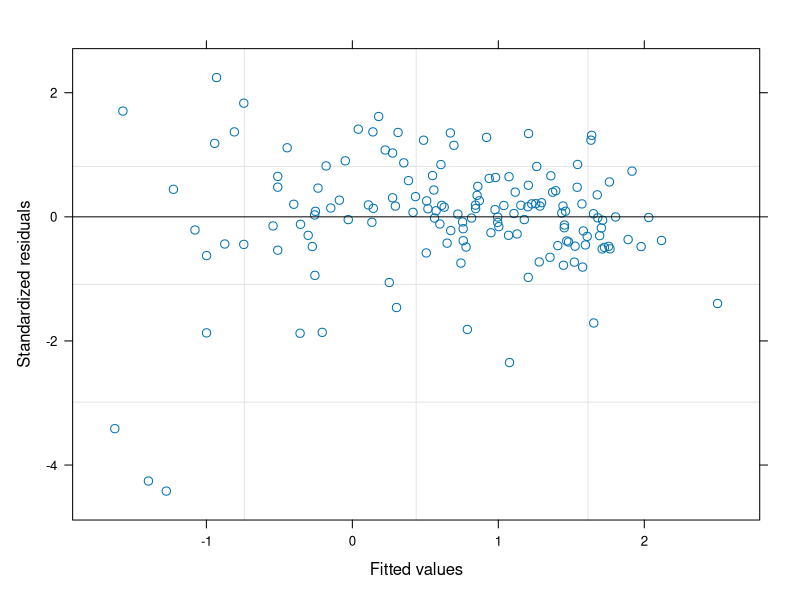
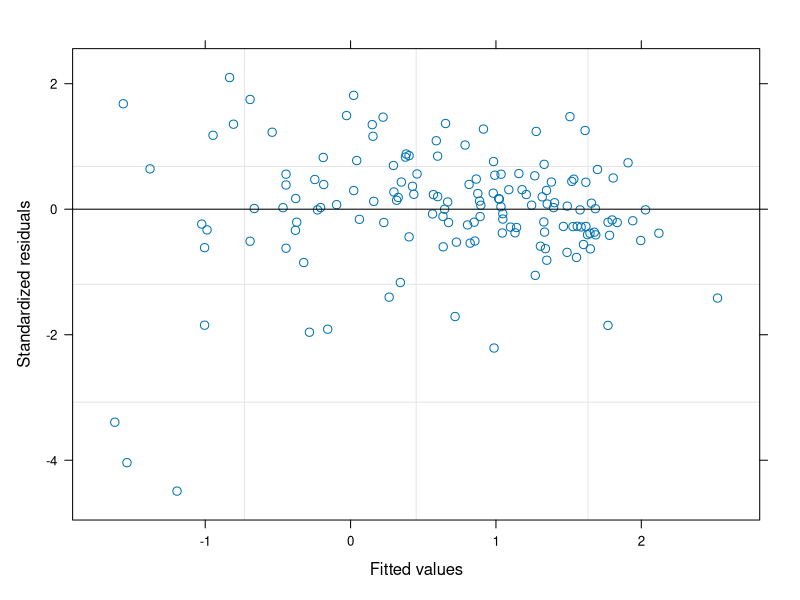
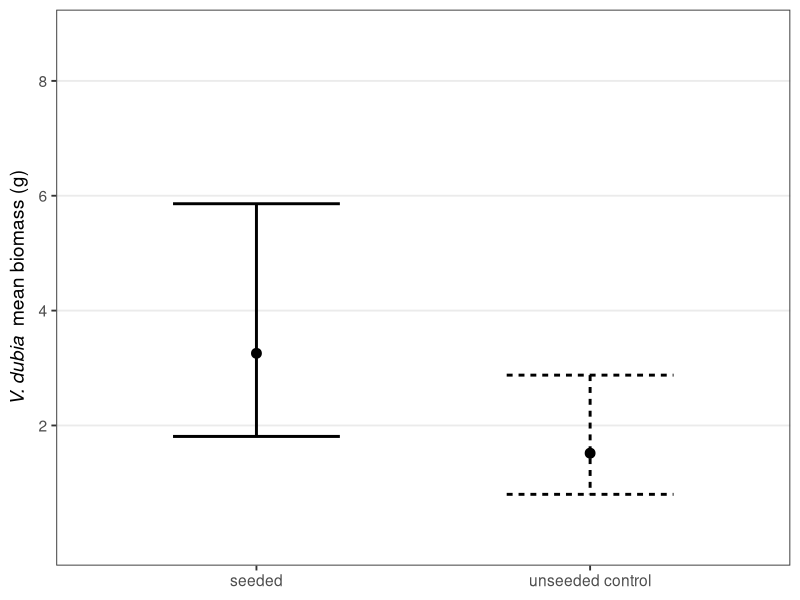

Here is the R script that generated these plots, in order:
## ---- chunk 1
knitr::opts_chunk$set(echo = TRUE, eval = FALSE)

library(here)
library(tidyverse)
library(ggplot2)
library(lme4)
library(stringr)
library(nlme)
library(emmeans)
## ---- chunk 2
bio <- read_csv(here("data", "biomass_data_2019.csv"))
## ---- chunk 3

#add col for plot number, plot, and treatment: C = community, uncleared; N = no neighbors, cleared (apologies for the confusing codes)

bio$plotno <- factor(substr(bio$plot_quad,5,6))
bio$plot <- factor(substr(bio$plot_quad,1,6))
bio$trt <- factor(substr(bio$plot_quad,8,9))

#convert veg type to factor
bio$vegtype <- factor(substr(bio$plot_quad,1,4), levels = c("ARRI", "ARAR" , "SEEP"))


#adjust for zeros
bio$stahel_vd19biomass <- bio$vedu19_g + quantile(bio$vedu19_g, .25)^2/quantile(bio$vedu19_g, .75) 


bio$stahel_vd20biomass <- bio$vedu20_g + 0.01
#decided not to use the Stahel method for 2020 vedu biomass because it added 0.3g which was quite a bit more than the other biomass adjustments (closer to 0.01)

#explore data
bio %>% group_by(vegtype, trt) %>%
  summarise(mean = mean(stahel_vd20biomass))
## ---- chunk 4

#model treatment 
mtrt <- lme(log(stahel_vd20biomass) ~ trt + log(stahel_vd19biomass), random = ~ 1|plotno/plot, data = bio)

plot(mtrt) #residuals look symmetrical 
summary(mtrt)

mtrt.emm <- emmeans(mtrt, specs = pairwise ~ trt, type = "response", adjust = "none")

summary(mtrt.emm) 
#no effect of clearing or vegetation type
#large difference between seeded and unseeded subplots


#model treatment  with vegetation interaction
mtrt2 <- lme(log(stahel_vd20biomass) ~ trt*vegtype + log(stahel_vd19biomass), random = ~ 1|plotno/plot, data = bio)

plot(mtrt2) #residuals look symmetrical 
summary(mtrt2)

mtrt.emm2 <- emmeans(mtrt2, specs = pairwise ~ trt|vegtype, type = "response", adjust = "none")

#check for interaction effect
library(car)
Anova(mtrt2, type = 2)

## ---- chunk 5

(means_table = mtrt.emm$emmeans %>%
summary(infer = c(TRUE, FALSE) ) %>%
as.data.frame() )

#rename levels for plotitng




means_table$trt  <- factor(means_table$trt, levels = c("C.", "CC"), labels = c("seeded", "unseeded control"))

## ---- chunk 6

( g1 = ggplot(means_table,  aes(y = response, x = trt)) +
# Define stock as group this week as well as set x and y axes
geom_point(position = position_dodge(width = .75), size = 3 ) + # Add points, dodge by group
geom_errorbar(aes(ymin = lower.CL, ymax = upper.CL,
linetype = trt, width = 0.5), size = 1,
position = position_dodge(width = .75) ) + # Add errorbars, dodge by group
theme_bw(base_size = 14) +
labs(y = expression(italic("V. dubia")~" mean biomass (g)"))+
scale_color_manual(values = c("#A6761D", "#E6AB02", "#666666"))+
    guides(color = FALSE)+
    scale_y_continuous(breaks = c(2,4,6,8), limits = c(0,8.8))+
theme(legend.direction = "horizontal", # make legend horiz
legend.position = "none", # change legend position
panel.grid.minor = element_blank(),
axis.title.x=element_blank(),# Remove gridlines
panel.grid.major.x = element_blank() ))
## ---- chunk 7
